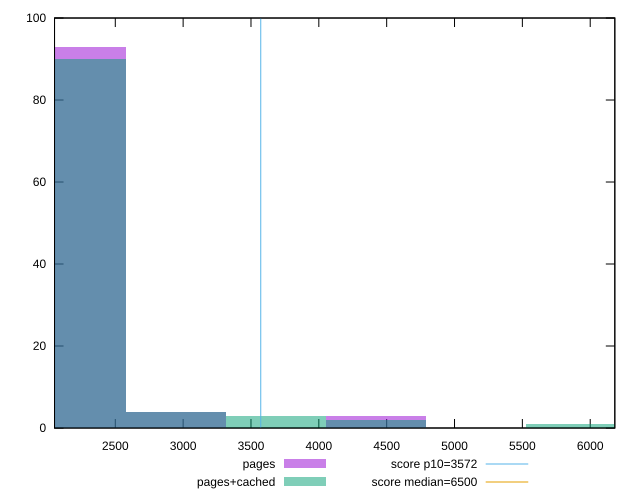

This chart was generated by the following gnuplot code:
reset

$pages <<EOF
2948.3131054439236 4
2211.2348290829427 93
4422.469658165885 3
EOF

$pagesCached <<EOF
3685.3913818049045 3
2211.2348290829427 90
5896.626210887847 1
4422.469658165885 2
2948.3131054439236 4
EOF

set key outside below
set boxwidth 737.0782763609809
set xrange [2052.2250000000004:6181.3989999999985]
set yrange [0:100]
set trange [0:100]
set style fill transparent solid 0.5 noborder

set parametric
set terminal svg size 640, 500 enhanced background rgb 'white'
set output "report_00019_2021-02-10T18-14-37.922Z//first-cpu-idle/comparison/histogram/0_vs_1.svg"

plot $pages title "pages" with boxes, \
     $pagesCached title "pages+cached" with boxes, \
     3572,t title "score p10=3572", \
     6500,t title "score median=6500"

reset
